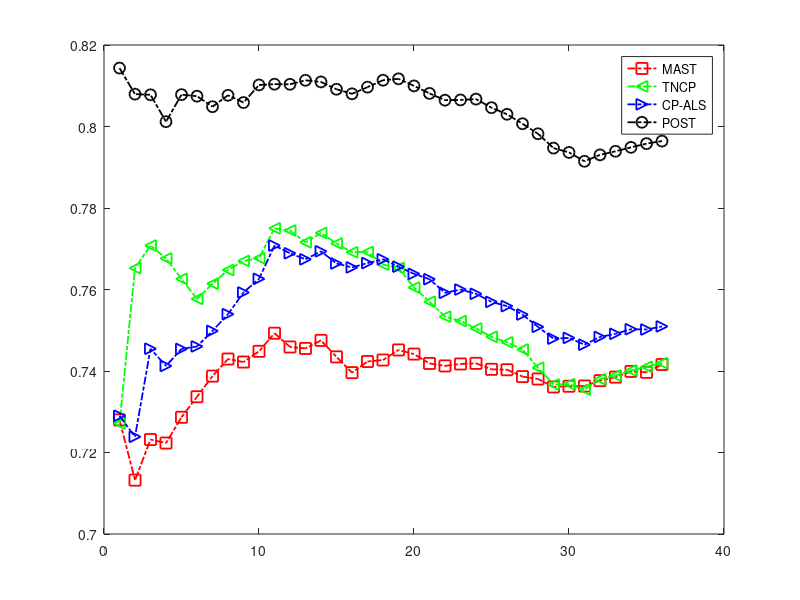

MATLAB code for this plot: (Note: this script raises an error after producing the figure.)
clear all;
close all;
clc;

df = load('r3.mat');
% mast mis90
mast = df.mis50_r3(:,1);
% tncp mis90
tncp = df.mis50_r3(:,2);
% als mis90
als = df.mis50_r3(:,3);
% our-v-3 mis90
our= df.mis50_r3(:,4);

nrank = [1:1:36];

figure (1);
hold on;
box on;
%change color
plot(nrank, mast,  'rs-.','LineWidth',1.3, 'MarkerSize',8);
plot(nrank, tncp, 'g<-.','LineWidth',1.3, 'MarkerSize',8);
plot(nrank, als, 'b>-.','LineWidth',1.3, 'MarkerSize',8);
plot(nrank, our, 'ko-.', 'LineWidth',1.3, 'MarkerSize',8);

 
lgd = legend('MAST','TNCP','CP-ALS','POST');
lgd.FontSize = 18;
ylabel('RA-AUC', 'FontSize',25);
xlabel('Number of slice increments','FontSize',25);
title('MovieLens (50% Missing, R = 3)','FontSize',25)

% set(gca,'XTick',1:7:35, 'FontSize',25);
 set(gca, 'FontSize',25);
%  %set(gca,'YTick',[0.55, 0.65, 0.75, 0.85], 'FontSize',25);
%  set(gca,'FontSize',25);
